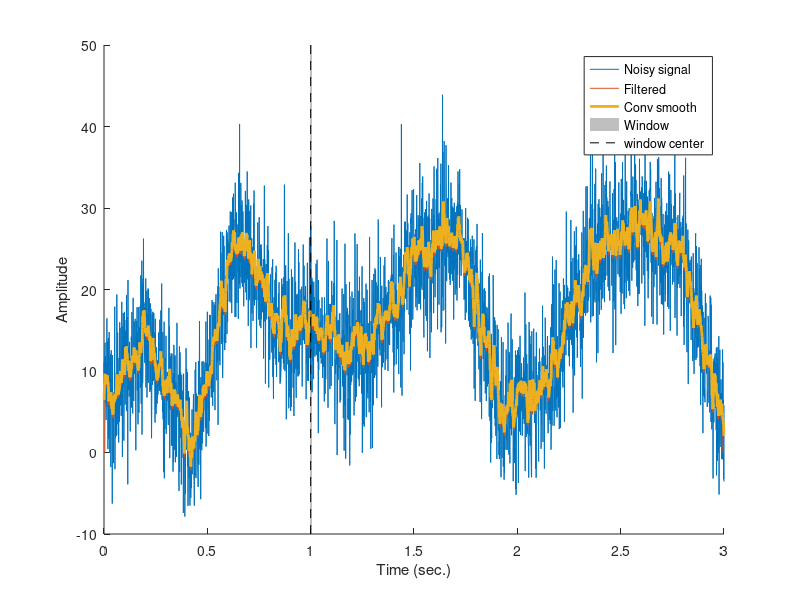

Write MATLAB code to recreate this figure.
% First method: smooth-filter in the time domain
% Second method: smooth-filter in the frequency domain

clear; clc; close all
% create signal
srate = 1000; % Hz
time  = 0:1/srate:3; % 3 seconds
n     = length(time);
p     = 15; % poles for random interpolation

% noise level, measured in standard deviations
noiseamp = 5; 

% amplitude modulator and noise level
ampl   = interp1(rand(p,1)*30,linspace(1,p,n));
noise  = noiseamp * randn(size(time));
signal = ampl + noise;

% figure(1)
% % plot(time,ampl) %plot original signal
% plot(time, signal) % add noise to the signal
% title('Noisy signal')

% initialize filtered signal vector
filtsig = zeros(size(signal)); % using zeros for the edges
%filtsig = signal; % dealing with edge effects setting them up to the original signal

% implement the running mean filter in the time-domain
k = 5; % filter window is actually k*2+1
for i=k+1:n-k-1
    % each point is the average of k surrounding points
    filtsig(i) = mean(signal(i-k:i+k));
end

% To perform the dot product, the signal has to be zero-padded at the beginning since both vectors need to be of same length. 
% The number of zeros is length of the kernel -1
% Therefore, the length of the convolution result will be = length signal + length kernel -1
kernel_len = 2*k + 1; % kernel width
convresult_len = length(signal) + kernel_len -1;

% Convolution kernel.The median is 1/npts * sum(value of each point)
convKer = ones(1,kernel_len) * 1/kernel_len;
convKerFFT = fft(convKer, convresult_len);
signalFFT = fft(signal, convresult_len);
filtsigcnv = ifft(convKerFFT.* signalFFT);
% trim zero-padding
filtsigcnv = filtsigcnv(k+1:end-k);

% plot the noisy and filtered signals
figure(2), clf, hold on
offset = 0.2; % add offset for better visualization
plot(time,signal, time,filtsig, time,filtsigcnv + 2*offset ,'linew',2)

% draw a patch to indicate the window size
tidx = dsearchn(time',1);
ylim = get(gca,'ylim');
patch(time([ tidx-k tidx-k tidx+k tidx+k ]),ylim([ 1 2 2 1 ]),'k','facealpha',.25,'linestyle','none')
plot(time([tidx tidx]),ylim,'k--')

xlabel('Time (sec.)'), ylabel('Amplitude')
legend({'Noisy signal';'Filtered';'Conv smooth';'Window';'window center'})
